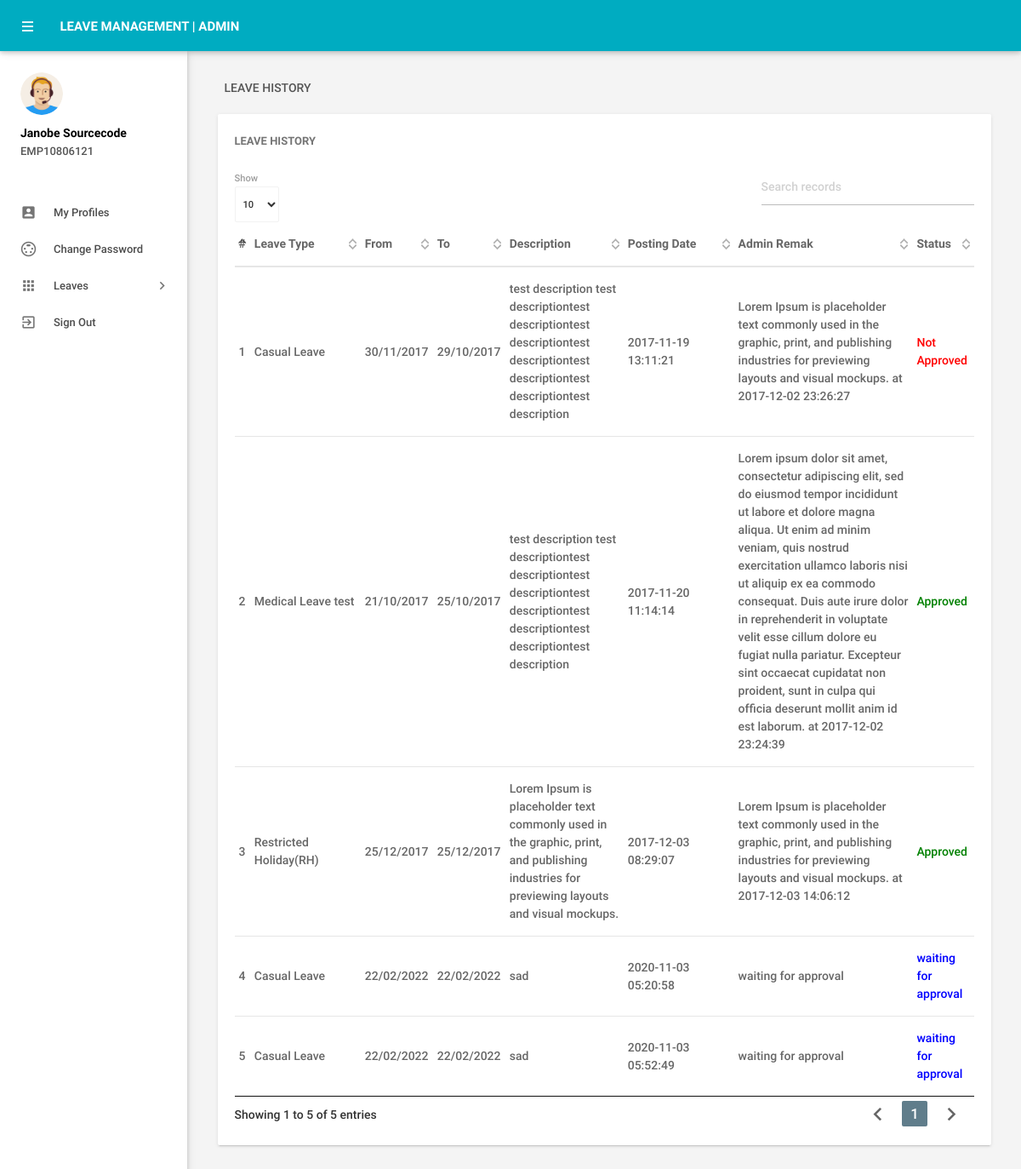
The app's page /leavehistory.php (signed in), older data.
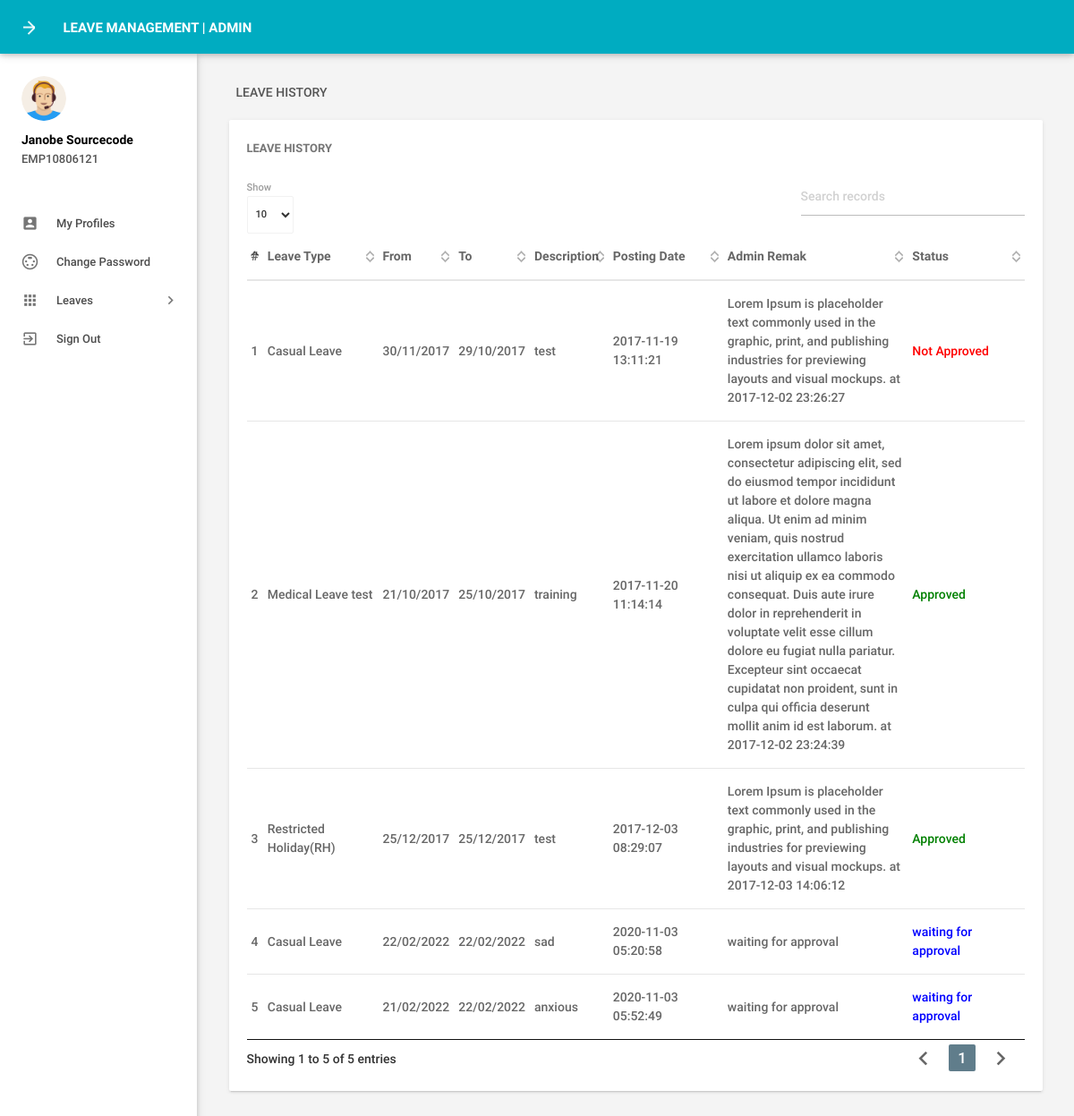
The same page, newer data.
### tables this page shows
CREATE TABLE `tblemployees` (
  `id` int(11) NOT NULL,
  `EmpId` varchar(100) NOT NULL,
  `FirstName` varchar(150) NOT NULL,
  `LastName` varchar(150) NOT NULL,
  `EmailId` varchar(200) NOT NULL,
  `Password` varchar(180) NOT NULL,
  `Gender` varchar(100) NOT NULL,
  `Dob` varchar(100) NOT NULL,
  `Department` varchar(255) NOT NULL,
  `Address` varchar(255) NOT NULL,
  `City` varchar(200) NOT NULL,
  `Country` varchar(150) NOT NULL,
  `Phonenumber` char(11) NOT NULL,
  `Status` int(1) NOT NULL,
  `RegDate` timestamp NOT NULL DEFAULT CURRENT_TIMESTAMP,
  `medleaves` int(11) NOT NULL ,
  `casualLeaves` int(11) NOT NULL,
  `resLeaves` int(11) NOT NULL,
  `mgrId`  varchar(100) NOT NULL
);

CREATE TABLE `tblleaves` (
  `id` int(11) NOT NULL,
  `LeaveType` varchar(110) NOT NULL,
  `ToDate` varchar(120) NOT NULL,
  `FromDate` varchar(120) NOT NULL,
  `Description` mediumtext NOT NULL,
  `PostingDate` timestamp NOT NULL DEFAULT CURRENT_TIMESTAMP,
  `AdminRemark` mediumtext,
  `AdminRemarkDate` varchar(120) DEFAULT NULL,
  `Status` int(1) NOT NULL,
  `IsRead` int(1) NOT NULL,
  `empid` int(11) DEFAULT NULL
);

### leavehistory.php (the view, shortened to what this page needs)
<?php
include('includes/config.php');
if(strlen($_SESSION['emplogin'])==0)
    {
header('location:index.php');
}
else{
 ?>
<!DOCTYPE html>
<html lang="en">
    <head>
        <link type="text/css" rel="stylesheet" href="assets/plugins/materialize/css/materialize.min.css"/>
        <link href="assets/plugins/material-preloader/css/materialPreloader.min.css" rel="stylesheet">
        <link href="assets/plugins/datatables/css/jquery.dataTables.min.css" rel="stylesheet">
        <link href="assets/css/alpha.min.css" rel="stylesheet" type="text/css"/>
        <link href="assets/css/custom.css" rel="stylesheet" type="text/css"/>
    </head>
    <body>
       <?php include('includes/header.php');?>
       <?php include('includes/sidebar.php');?>
            <main class="mn-inner">
                <div class="row">
                    <div class="col s12">
                        <div class="page-title">Leave History</div>
                    </div>
                    <div class="col s12 m12 l12">
                        <div class="card">
                            <div class="card-content">
                                <span class="card-title">Leave History</span>
                                <table id="example" class="display responsive-table ">
                                    <thead>
                                        <tr>
                                            <th>#</th>
                                            <th width="120">Leave Type</th>
                                            <th>From</th>
                                            <th>To</th>
                                             <th>Description</th>
                                             <th width="120">Posting Date</th>
                                            <th width="200">Admin Remak</th>
                                            <th>Status</th>
                                        </tr>
                                    </thead>
                                    <tbody>
<?php
$eid=$_SESSION['eid'];
$sql = "SELECT LeaveType,ToDate,FromDate,Description,PostingDate,AdminRemarkDate,AdminRemark,Status from tblleaves where empid=:eid";
$query = $dbh -> prepare($sql);
$query->bindParam(':eid',$eid,PDO::PARAM_STR);
$query->execute();
$results=$query->fetchAll(PDO::FETCH_OBJ);
$cnt=1;
if($query->rowCount() > 0)
{
foreach($results as $result)
{               ?>
                                        <tr>
                                            <td> <?php echo htmlentities($cnt);?></td>
                                            <td><?php echo htmlentities($result->LeaveType);?></td>
                                            <td><?php echo htmlentities($result->ToDate);?></td>
                                            <td><?php echo htmlentities($result->FromDate);?></td>
                                           <td><?php echo htmlentities($result->Description);?></td>
                                            <td><?php echo htmlentities($result->PostingDate);?></td>
                                            <td><?php if($result->AdminRemark=="")
                                            {
echo htmlentities('waiting for approval');
                                            } else
{
 echo htmlentities(($result->AdminRemark)." "."at"." ".$result->AdminRemarkDate);
}
                                            ?></td>
                                                                                 <td><?php $stats=$result->Status;
if($stats==1){
                                             ?>
                                                 <span style="color: green">Approved</span>
                                                 <?php } if($stats==2)  { ?>
                                                <span style="color: red">Not Approved</span>
                                                 <?php } if($stats==0)  { ?>
 <span style="color: blue">waiting for approval</span>
 <?php } ?>
                                             </td>
                                        </tr>
                                         <?php $cnt++;} }?>
                                    </tbody>
                                </table>
                            </div>
                        </div>
                    </div>
                </div>
            </main>
        </div>
        <div class="left-sidebar-hover"></div>
    </body>
</html>
<?php } ?>

### includes/header.php (shortened to what this page needs)
<div class="mn-content fixed-sidebar">
    <header class="mn-header navbar-fixed">
        <nav class="cyan darken-1">
            <div class="nav-wrapper row">
                <section class="material-design-hamburger navigation-toggle">
                    <a href="#" data-activates="slide-out" class="button-collapse show-on-large material-design-hamburger__icon">
                        <span class="material-design-hamburger__layer"></span>
                    </a>
                </section>
                <div class="header-title col s3">
                    <span class="chapter-title">LEAVE MANAGEMENT | Admin</span>
                </div>
            </div>
        </nav>
    </header>

### includes/sidebar.php (shortened to what this page needs)
     <aside id="slide-out" class="side-nav white fixed">
                <div class="side-nav-wrapper">
                    <div class="sidebar-profile">
                        <div class="sidebar-profile-image">
                            <img src="assets/images/profile-image.png" class="circle" alt="">
                        </div>
                        <div class="sidebar-profile-info">
                    <?php
$eid=$_SESSION['eid'];
$sql = "SELECT FirstName,LastName,EmpId from  tblemployees where id=:eid";
$query = $dbh -> prepare($sql);
$query->bindParam(':eid',$eid,PDO::PARAM_STR);
$query->execute();
$results=$query->fetchAll(PDO::FETCH_OBJ);
if($query->rowCount() > 0)
{
foreach($results as $result)
{               ?>
                                <p><?php echo htmlentities($result->FirstName." ".$result->LastName);?></p>
                                <span><?php echo htmlentities($result->EmpId)?></span>
                         <?php }} ?>
                        </div>
                    </div>
                <ul class="sidebar-menu collapsible collapsible-accordion" data-collapsible="accordion">
  <li class="no-padding"><a class="waves-effect waves-grey" href="myprofile.php"><i class="material-icons">account_box</i>My Profiles</a></li>
  <li class="no-padding"><a class="waves-effect waves-grey" href="emp-changepassword.php"><i class="material-icons">settings_input_svideo</i>Change Password</a></li>
                    <li class="no-padding">
                        <a class="collapsible-header waves-effect waves-grey"><i class="material-icons">apps</i>Leaves<i class="nav-drop-icon material-icons">keyboard_arrow_right</i></a>
                    </li>
                  <li class="no-padding">
                                <a class="waves-effect waves-grey" href="logout.php"><i class="material-icons">exit_to_app</i>Sign Out</a>
                            </li>
                </ul>
                </div>
            </aside>

Row changes from the older to the newer data that the page shows:
changed tblleaves (number 1 of 5 on the later page): Description "test description test descriptiontest descriptiontest descriptiontest descriptiontest descriptiontest descriptiontest description" → "test"
changed tblleaves "Medical Leave test": Description "test description test descriptiontest descriptiontest descriptiontest descriptiontest descriptiontest descriptiontest description" → "training"
changed tblleaves "Restricted Holiday(RH)": Description "Lorem Ipsum is placeholder text commonly used in the graphic, print, and publishing industries for previewing layouts and visual mockups." → "test"
changed tblleaves: ToDate "22/02/2022" → "21/02/2022"; Description "sad" → "anxious"
